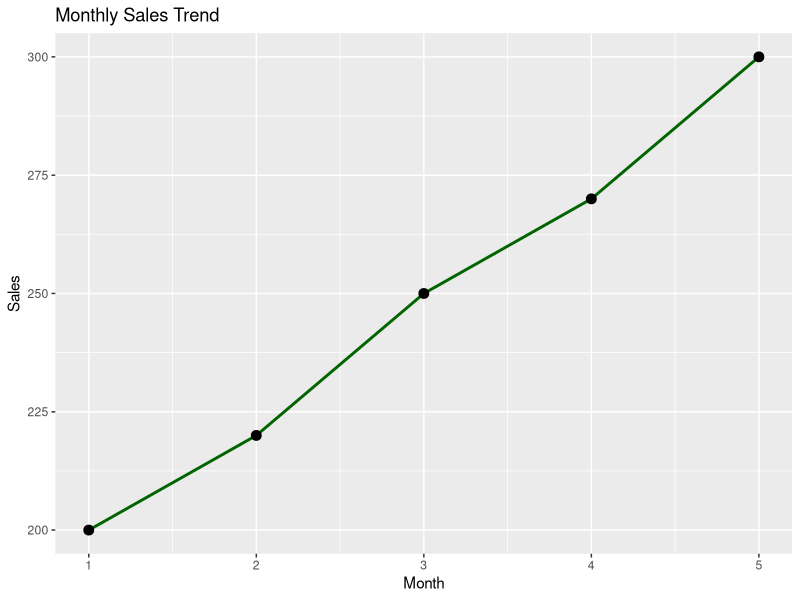

Write R code to recreate this figure.
library(ggplot2)

# Sample dataset
months <- 1:5
sales  <- c(200, 220, 250, 270, 300)

data <- data.frame(months, sales)

# Basic line chart
ggplot(data, aes(x = months, y = sales)) +
  geom_line(color = "darkgreen", linewidth = 1) +
  geom_point(color = "black", size = 3) +
  labs(title = "Monthly Sales Trend", x = "Month", y = "Sales")
